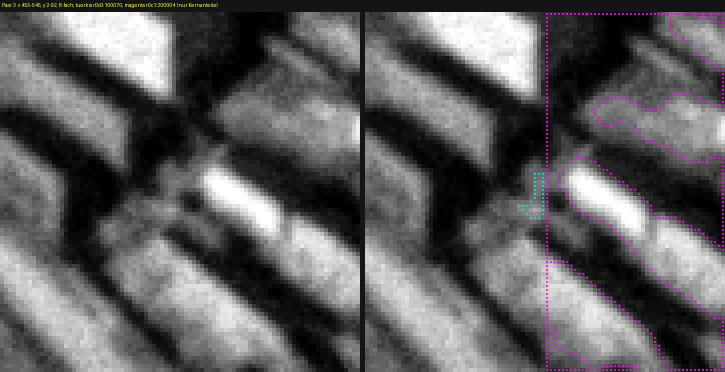
#> input picture wuensche/2026-11-18-landseg-historisch-3/einigung/runde2/abgaben/C-01/einigung_03.jpg, 1450 x 744 px, given in place of H0.png, which was not available (shown at 1/2 size)
$ python zoom.py
#> lines starting #> are read from the running program, lines starting #| are printed output that depends on the picture
"""Eigene Vergroesserungen fuer die Einigung C-01 (nur lesen, Bilder nur in diesem Ordner)."""
import sys
from pathlib import Path
from PIL import Image, ImageDraw, ImageOps

H0 = Path("C:/Users/Phil/Developement/Victor/daten/landseg/H0/H0.png")
OUT = Path(__file__).resolve().parent

# name, x0, y0, x1, y1, faktor, Markierungen [(x, y)]
AUSSCHNITTE = [
    ("einigung_01", 440, 0, 600, 140, 6, []),
    ("einigung_07", 440, 150, 600, 300, 6, []),
    ("einigung_09", 440, 370, 600, 520, 6, []),
]


def main():
    img = Image.open(H0).convert("L")
    for name, x0, y0, x1, y1, f, marks in AUSSCHNITTE:
        crop = img.crop((x0, y0, x1, y1))
        crop = ImageOps.autocontrast(crop, cutoff=1)
        crop = crop.resize(((x1 - x0) * f, (y1 - y0) * f), Image.NEAREST).convert("RGB")
        d = ImageDraw.Draw(crop)
        # Naht x = 500 und Naht y = 500 als gestrichelte gelbe Linie
        if x0 < 500 < x1:
            sx = (500 - x0) * f
            for yy in range(0, crop.height, 12):
                d.line([(sx, yy), (sx, yy + 5)], fill=(255, 220, 0), width=1)
        if y0 < 500 < y1:
            sy = (500 - y0) * f
            for xx in range(0, crop.width, 12):
                d.line([(xx, sy), (xx + 5, sy)], fill=(255, 220, 0), width=1)
        # Gitter alle 20 px mit Beschriftung
        for gx in range((x0 // 20 + 1) * 20, x1, 20):
            d.text(((gx - x0) * f + 2, 2), str(gx), fill=(0, 255, 255))
        for gy in range((y0 // 20 + 1) * 20, y1, 20):
            d.text((2, (gy - y0) * f + 2), str(gy), fill=(0, 255, 255))
        for gx in range((x0 // 20 + 1) * 20, x1, 20):
            d.line([((gx - x0) * f, 0), ((gx - x0) * f, 8)], fill=(0, 255, 255))
        for gy in range((y0 // 20 + 1) * 20, y1, 20):
            d.line([(0, (gy - y0) * f), (8, (gy - y0) * f)], fill=(0, 255, 255))
        crop.save(OUT / f"{name}.jpg", quality=90)
        print(name, crop.size)
#> this loop made 3 passes
#> pass 1, in main, `crop = img.crop((x0, y0, x1, y1))`:
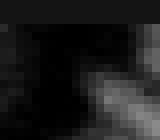
#> crop: PIL image 160x140 L; min 0, max 138, mean 27.7
#> pass 1, in main, `crop = ImageOps.autocontrast(crop, cutoff=1)`:
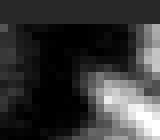
#> crop: PIL image 160x140 L; min 0, max 255, mean 55.3
#> pass 1, in main, `crop.save(OUT / f"{name}.jpg", quality=90)`:
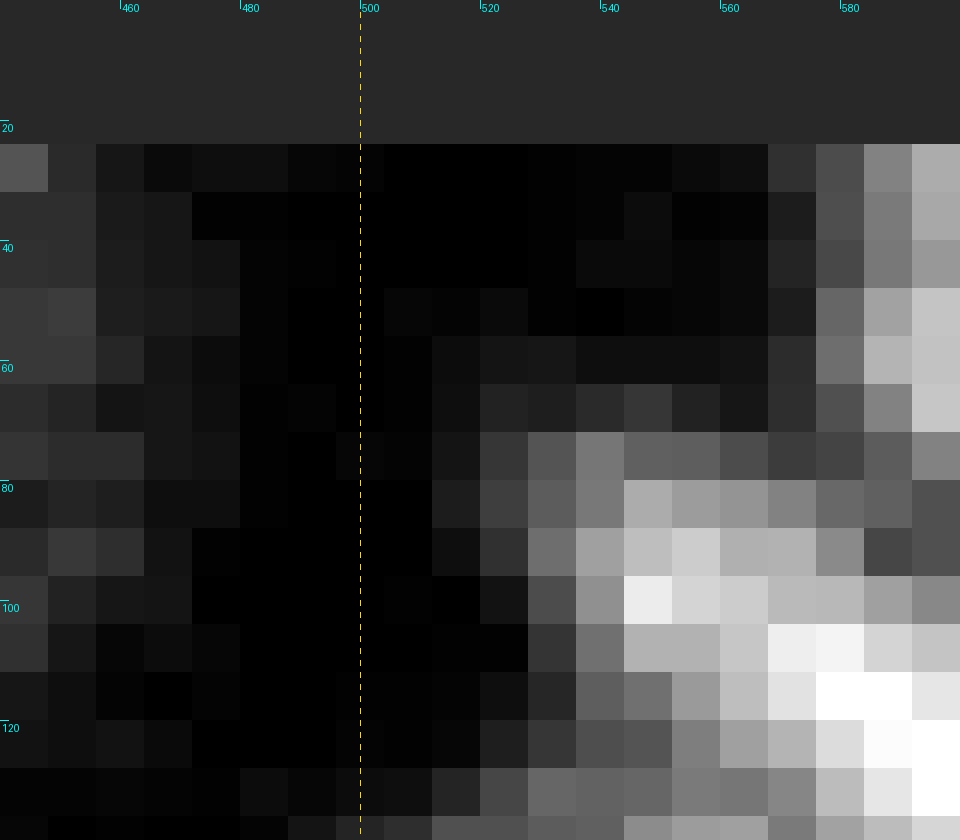
#> saved as einigung_01.jpg: PIL image 960x840 RGB; mean R, G, B 55.4, 55.6, 55.5
#> after the loop:
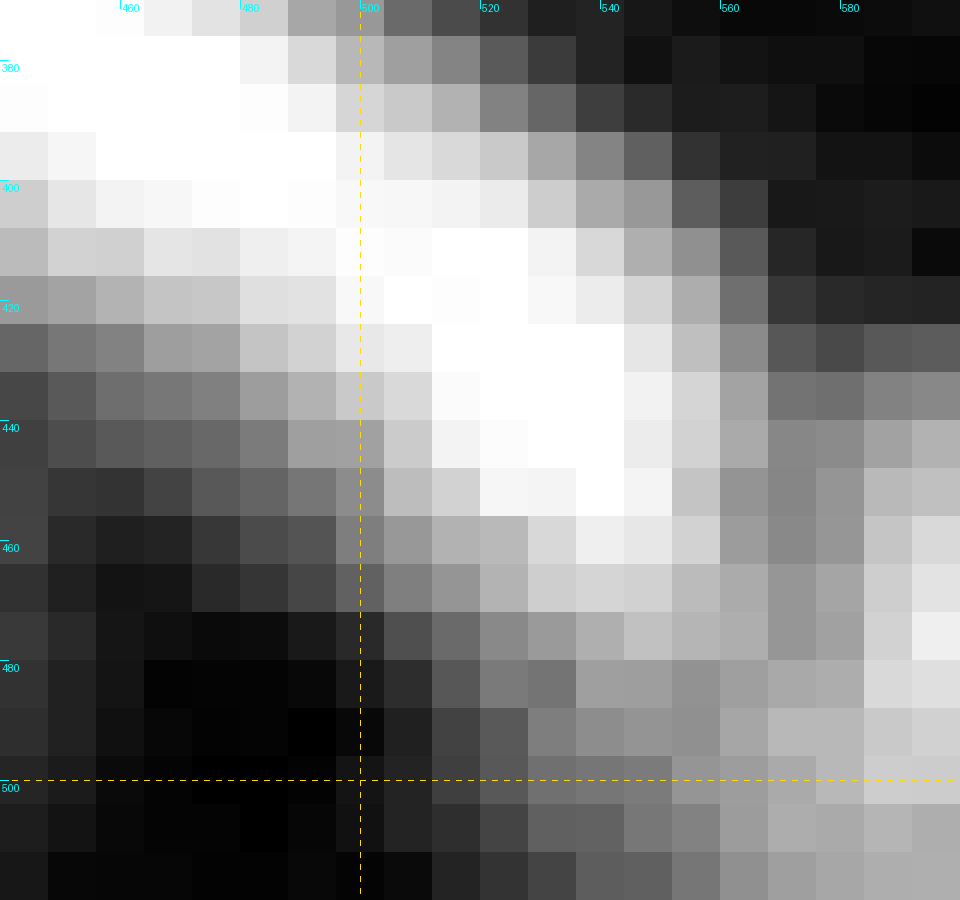
#> crop: PIL image 960x900 RGB; mean R, G, B 132.5, 132.7, 132.5


if __name__ == "__main__":
    sys.exit(main())
#> (the program exits here)

$ run again, on wuensche/2026-11-18-landseg-historisch-3/einigung/runde2/abgaben/C-01/einigung_09.jpg
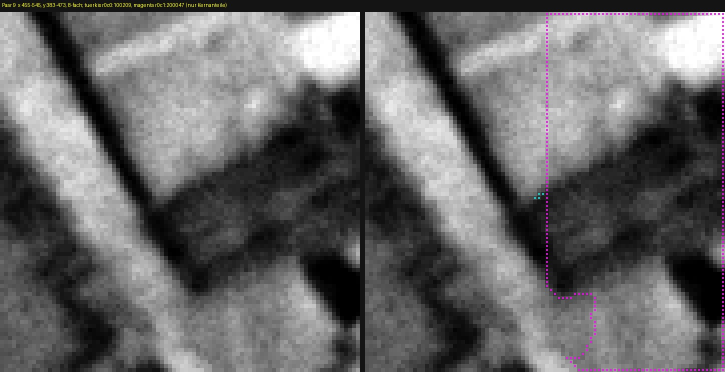
#> input picture wuensche/2026-11-18-landseg-historisch-3/einigung/runde2/abgaben/C-01/einigung_09.jpg, 1450 x 744 px, given in place of H0.png, which was not available (shown at 1/2 size)
#> the loop in main, `for name, x0, y0, x1, y1, f, marks in AUSSCHNITTE:` made 3 passes
#> pass 1, in main, `crop.save(OUT / f"{name}.jpg", quality=90)`:
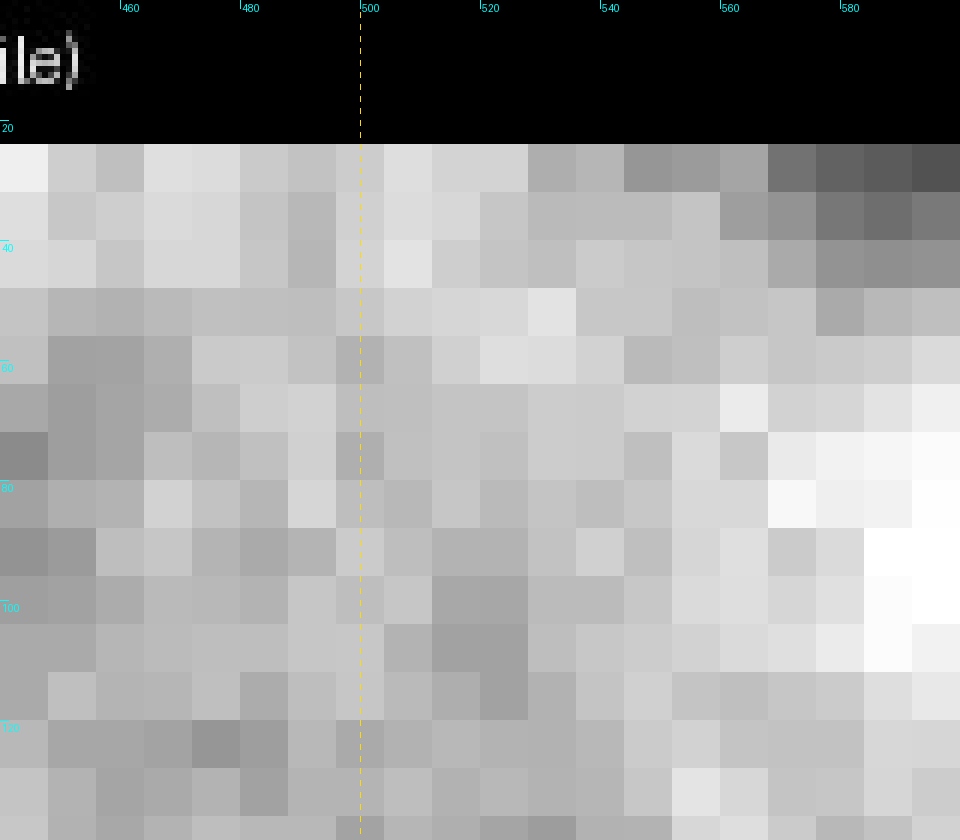
#> saved as einigung_01.jpg: PIL image 960x840 RGB; mean R, G, B 160.2, 160.4, 160.2
#> after the loop in main, `for name, x0, y0, x1, y1, f, marks in AUSSCHNITTE:`:
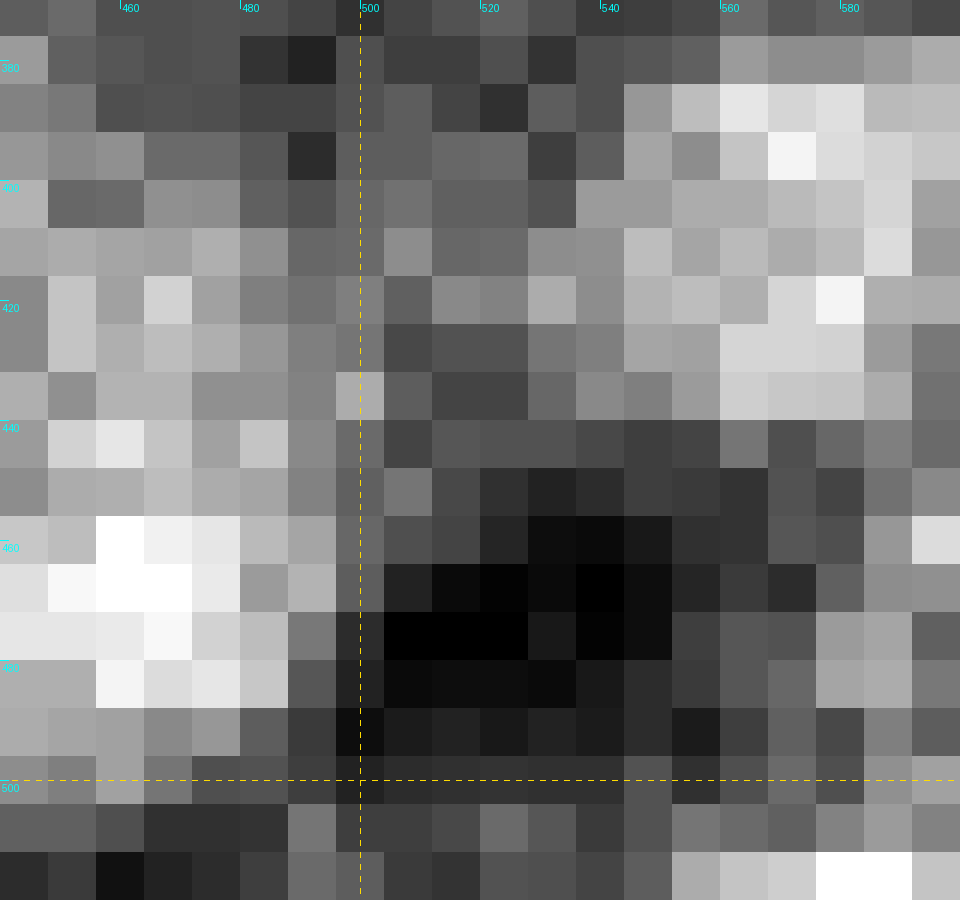
#> crop: PIL image 960x900 RGB; mean R, G, B 118, 118.2, 118

$ run again, on wuensche/2026-11-18-landseg-historisch-3/einigung/runde2/abgaben/C-01/einigung_11.jpg
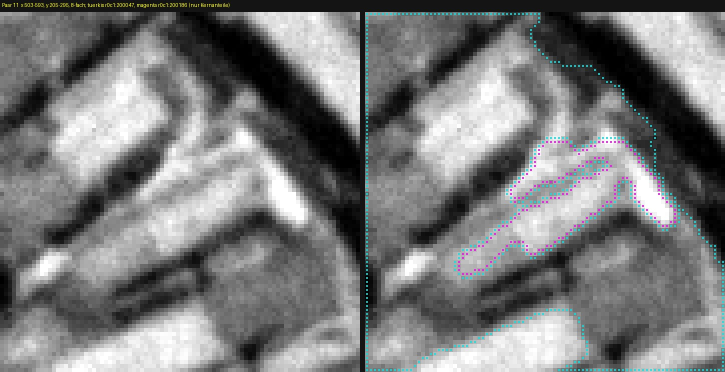
#> input picture wuensche/2026-11-18-landseg-historisch-3/einigung/runde2/abgaben/C-01/einigung_11.jpg, 1450 x 744 px, given in place of H0.png, which was not available (shown at 1/2 size)
#> the loop in main, `for name, x0, y0, x1, y1, f, marks in AUSSCHNITTE:` made 3 passes
#> pass 1, in main, `crop.save(OUT / f"{name}.jpg", quality=90)`:
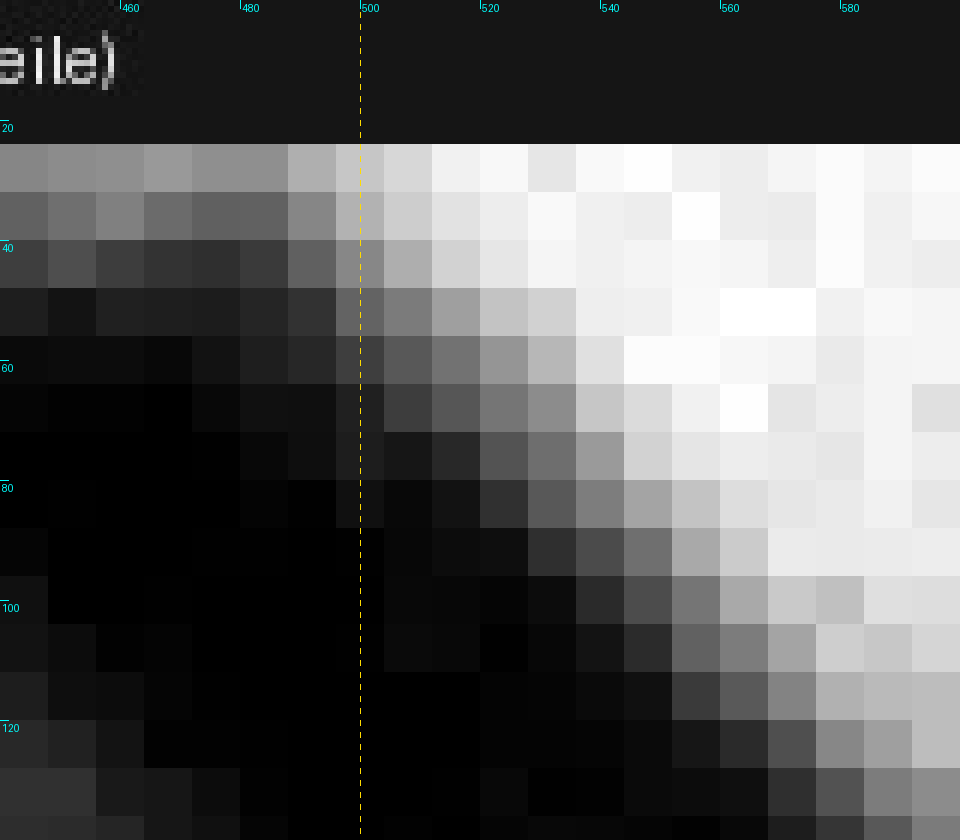
#> saved as einigung_01.jpg: PIL image 960x840 RGB; mean R, G, B 89.2, 89.3, 89.2
#> after the loop in main, `for name, x0, y0, x1, y1, f, marks in AUSSCHNITTE:`:
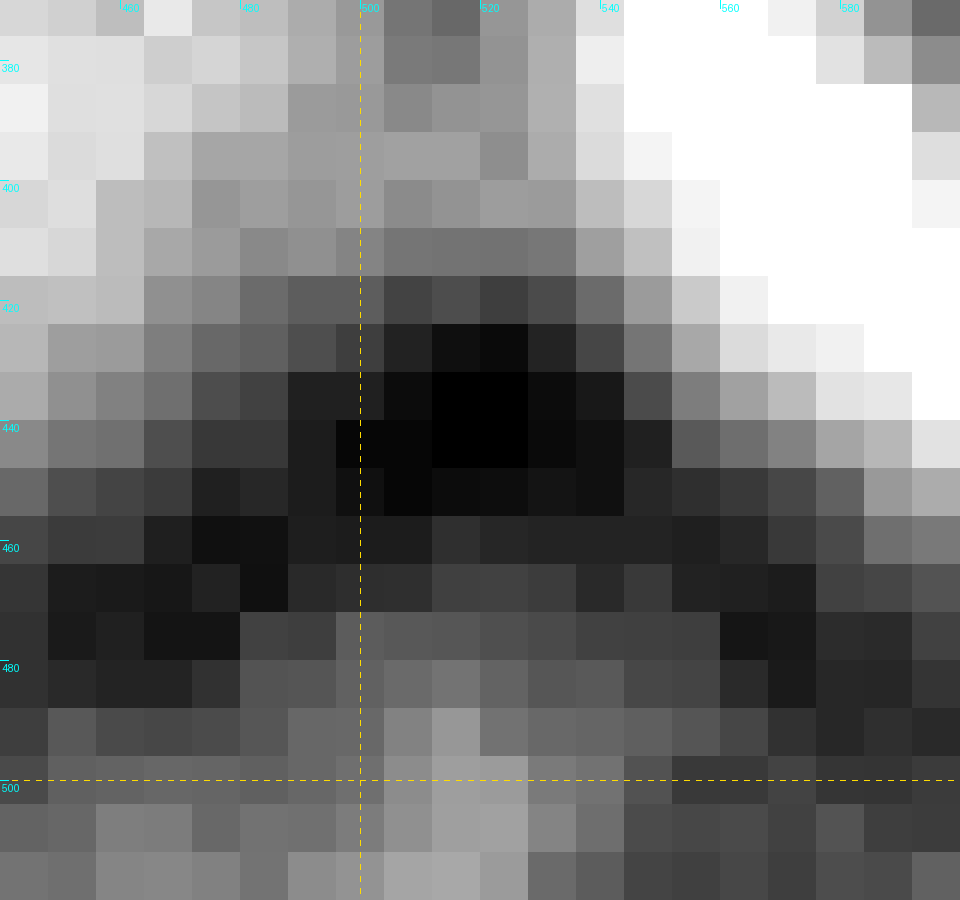
#> crop: PIL image 960x900 RGB; mean R, G, B 121.1, 121.3, 121.1

$ run again, on wuensche/2026-11-18-landseg-historisch-3/einigung/runde2/abgaben/C-01/einigung_12.jpg
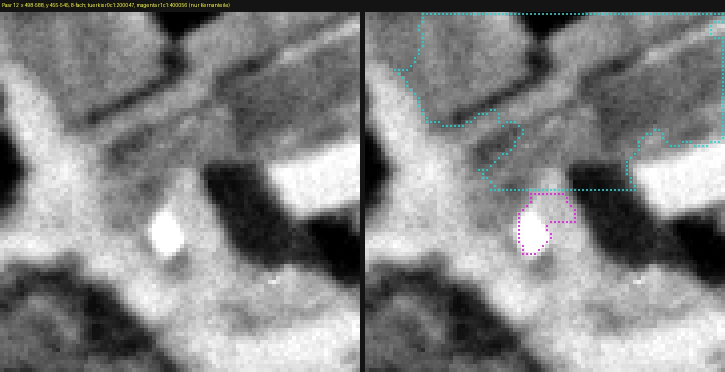
#> input picture wuensche/2026-11-18-landseg-historisch-3/einigung/runde2/abgaben/C-01/einigung_12.jpg, 1450 x 744 px, given in place of H0.png, which was not available (shown at 1/2 size)
#> the loop in main, `for name, x0, y0, x1, y1, f, marks in AUSSCHNITTE:` made 3 passes
#> pass 1, in main, `crop.save(OUT / f"{name}.jpg", quality=90)`:
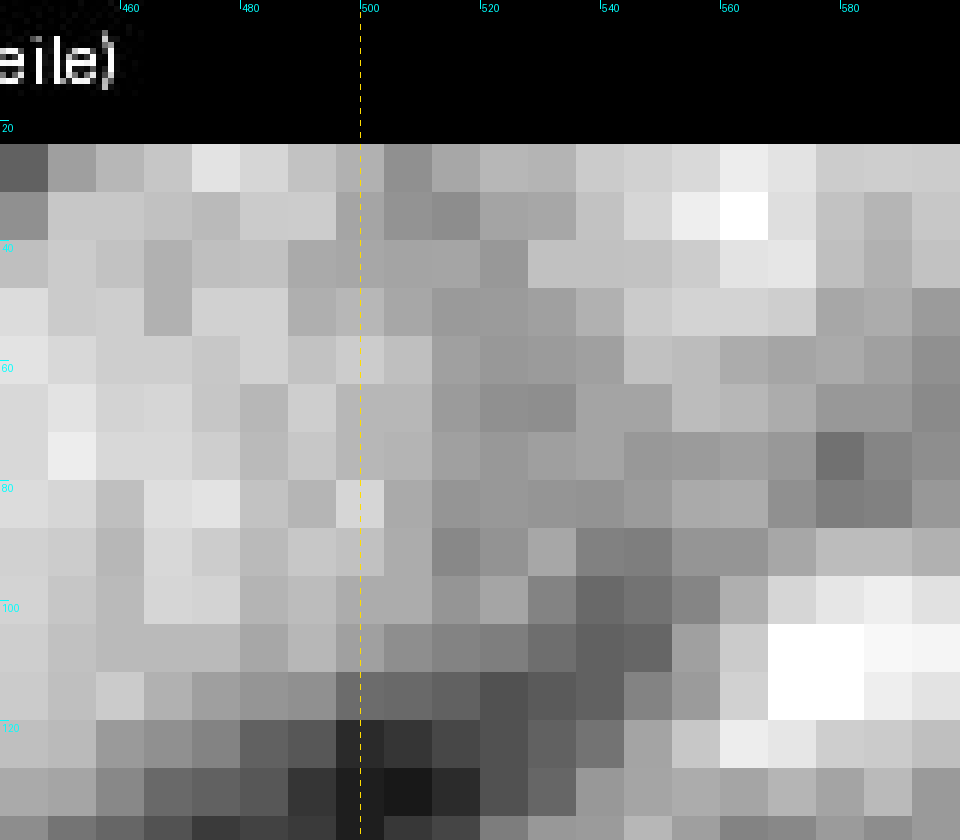
#> saved as einigung_01.jpg: PIL image 960x840 RGB; mean R, G, B 142.7, 142.9, 142.8
#> after the loop in main, `for name, x0, y0, x1, y1, f, marks in AUSSCHNITTE:`:
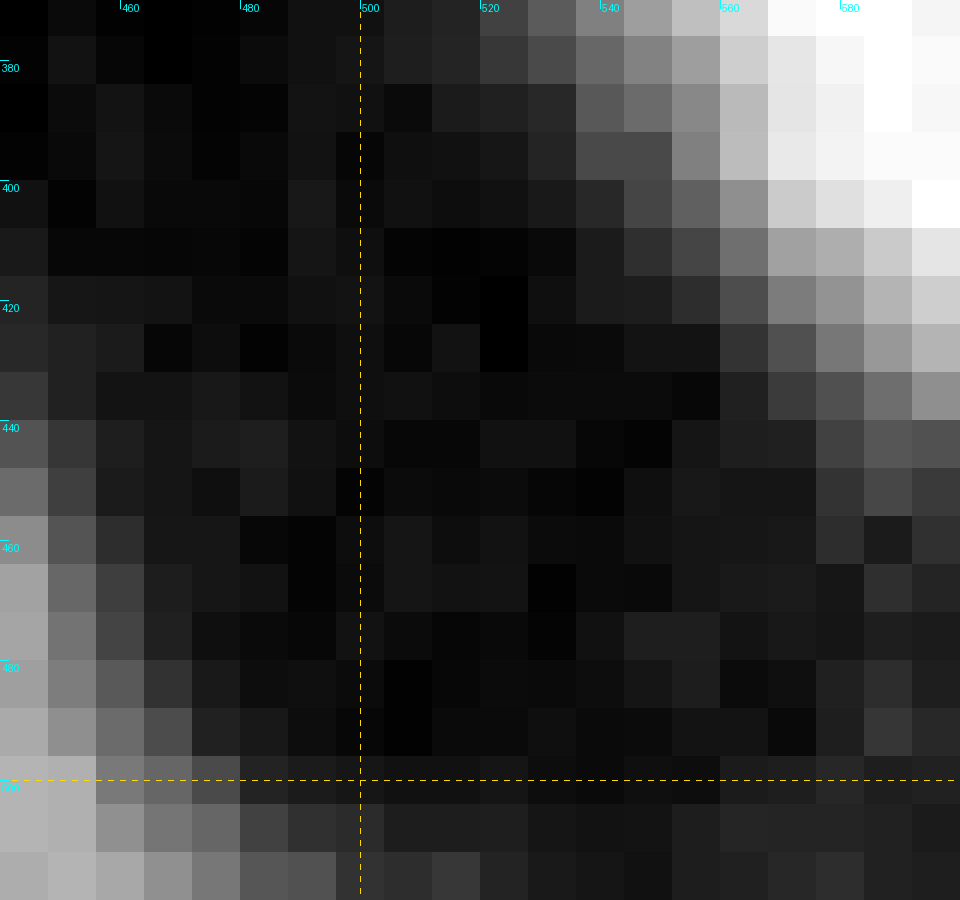
#> crop: PIL image 960x900 RGB; mean R, G, B 53.6, 53.8, 53.5
